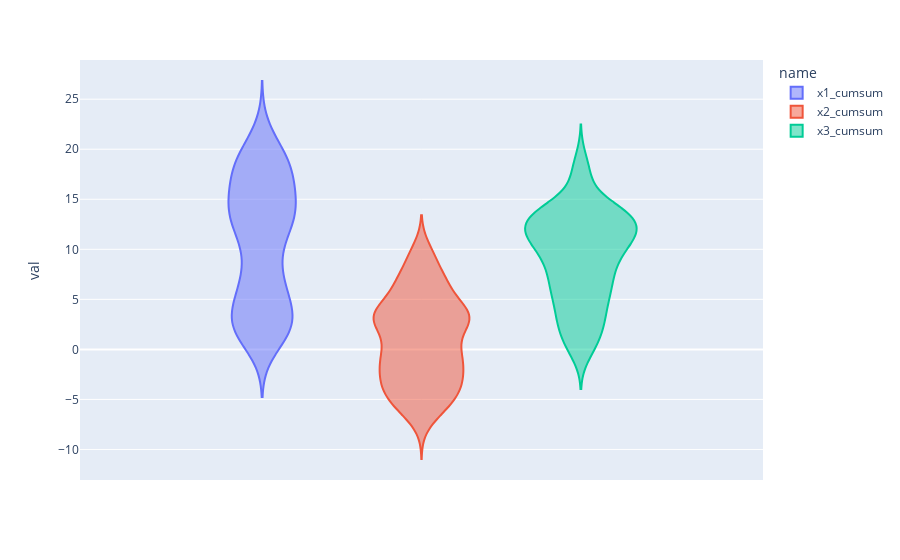

Notebook code for this chart:
### Code cell
px.violin(x_, y="val", color="name",)

### Figure 1 — Plotly figure (JSON) as saved in the notebook; plotly's stock layout.template omitted (floating-point values rounded to 4 significant figures; data arrays with more than 128 entries replaced by an {"elided": "..."} marker saying what was removed)
{"data": [{"alignmentgroup": "True", "box": {"visible": false}, "hoverlabel": {"namelength": 0}, "hovertemplate": "name=x1_cumsum<br>val=%{y}", "legendgroup": "x1_cumsum", "marker": {"color": "#636efa"}, "name": "x1_cumsum", "offsetgroup": "x1_cumsum", "orientation": "v", "scalegroup": "True", "showlegend": true, "type": "violin", "x0": " ", "xaxis": "x", "y": {"elided": "300 float values"}, "y0": " ", "yaxis": "y"}, {"alignmentgroup": "True", "box": {"visible": false}, "hoverlabel": {"namelength": 0}, "hovertemplate": "name=x2_cumsum<br>val=%{y}", "legendgroup": "x2_cumsum", "marker": {"color": "#EF553B"}, "name": "x2_cumsum", "offsetgroup": "x2_cumsum", "orientation": "v", "scalegroup": "True", "showlegend": true, "type": "violin", "x0": " ", "xaxis": "x", "y": {"elided": "300 float values"}, "y0": " ", "yaxis": "y"}, {"alignmentgroup": "True", "box": {"visible": false}, "hoverlabel": {"namelength": 0}, "hovertemplate": "name=x3_cumsum<br>val=%{y}", "legendgroup": "x3_cumsum", "marker": {"color": "#00cc96"}, "name": "x3_cumsum", "offsetgroup": "x3_cumsum", "orientation": "v", "scalegroup": "True", "showlegend": true, "type": "violin", "x0": " ", "xaxis": "x", "y": {"elided": "300 float values"}, "y0": " ", "yaxis": "y"}], "layout": {"legend": {"title": {"text": "name"}, "tracegroupgap": 0}, "margin": {"t": 60}, "violinmode": "group", "xaxis": {"anchor": "y", "domain": [0, 1]}, "yaxis": {"anchor": "x", "domain": [0, 1], "title": {"text": "val"}}}}
